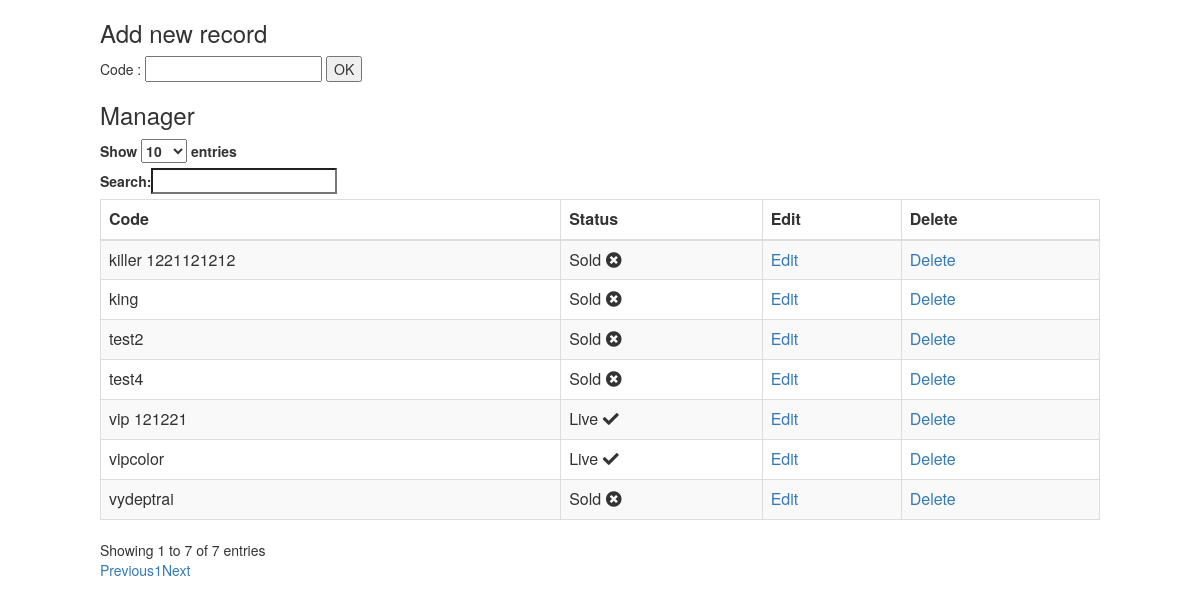
/manager.php, run on the app's committed database.
### tables this page shows
CREATE TABLE IF NOT EXISTS `account` (
  `id` int(10) NOT NULL AUTO_INCREMENT,
  `code` text NOT NULL,
  `status` int(11) NOT NULL,
  `uid` int(30) NOT NULL,
  PRIMARY KEY (`id`)
);

### connect.php (called while the page is built, shortened)
<?php
  class Connection{
      protected $servername = "";
      protected $username = "";
      protected $password = "";
      protected $dbname = "";
      function __construct(){
          try{
              $this->connect = new PDO("mysql:host=$this->servername;dbname=$this->dbname",$this->username,$this->password);
          }
          catch(PDOException $e){
              echo $e->getMessage();
          }
      }
  }
?>

### model.php (the view, shortened to what this page needs)
<?php
include("connect.php");
class Data extends Connection
{
    public function displayData(){
        $result = $this->connect->prepare("SELECT * FROM account");
        $result->execute();
        $result->setFetchMode(PDO::FETCH_OBJ);
        foreach($result as $rows){
            ?>
               <tr>
                 <td><?php echo $rows->code; ?></td>
                 <td><?php echo $rows->status == 0 ? "Live <i class='fas fa-check'></i>" : " Sold <i class='fas fa-times-circle'></i>"; ?></td>
                 <td><a href="action.php?action=edit&id=<?php echo $rows->id ?>">Edit</a></td>
                 <td><a href="action.php?action=delete&id=<?php echo $rows->id ?>">Delete</a></td>
               </tr>
            <?php
        }
    }
}
?>

### manager.php (shortened to what this page needs)
    <link href="https://use.fontawesome.com/releases/v5.0.8/css/all.css" rel="stylesheet">
    <link rel="stylesheet" href="https://cdn.datatables.net/1.10.16/css/dataTables.bootstrap.min.css">
<link rel="stylesheet" href="https://use.fontawesome.com/releases/v5.0.13/css/all.css">
    <link rel="stylesheet" href="https://maxcdn.bootstrapcdn.com/bootstrap/3.3.7/css/bootstrap.min.css">
<div id="wrap" style="width:1000px;margin:auto;">
<h3>Add new record</h3>
<form method="POST">
   Code : <input type="text" name="code">
   <button type="submit" name="add">OK</button>
</form>
<?php
  include("model.php");
  $data = new Data();
?>
<h3>Manager</h3>
<table id="example" class="table table-striped table-bordered" style="width:100%">
 <thead>
            <tr>
                <th>Code</th>
                <th>Status</th>
                <th>Edit</th>
                <th>Delete</th>
            </tr>
        </thead>
        <tbody>
<?php
  echo $display = $data->displayData();
?>
</tbody>
 </table>
 </div>

### data on the page
account: code "test2", status "Sold"
account: code "king", status "Sold"
account: code "test4", status "Sold"
account: code "vydeptrai", status "Sold"
account: code "killer 1221121212", status "Sold"
account: code "vipcolor", status "Live"
account: code "vip 121221", status "Live"
